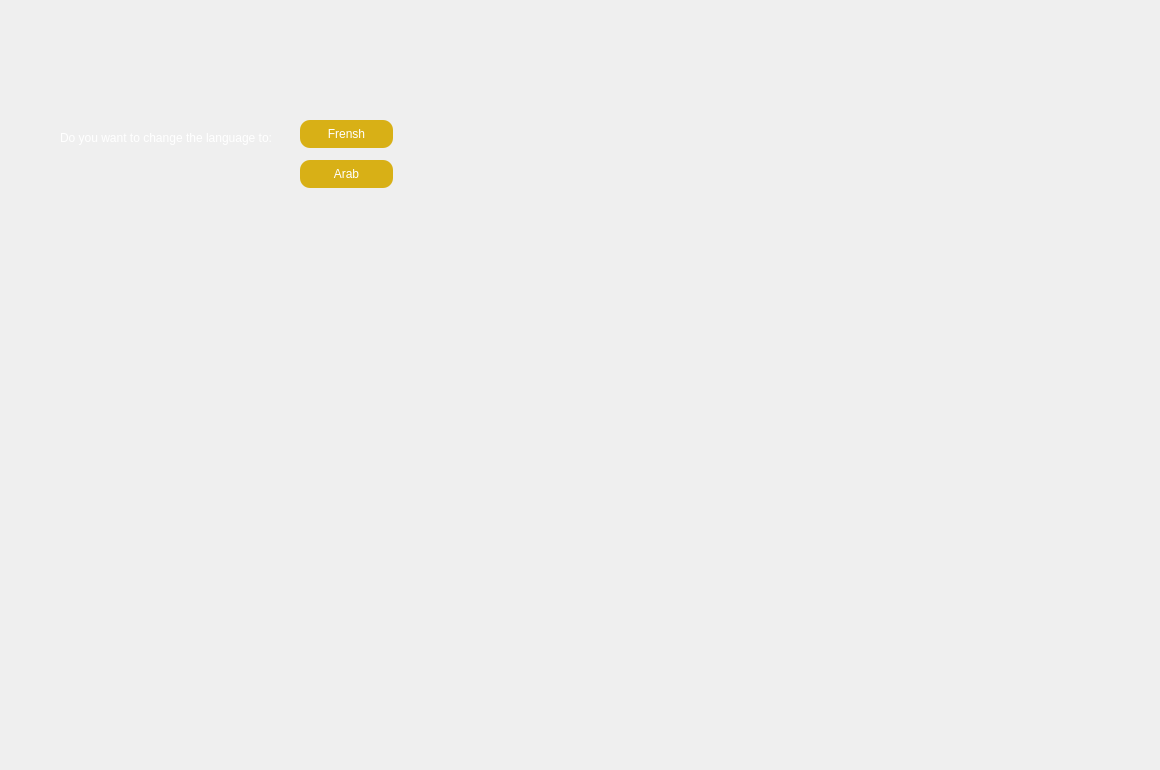
          <widget class="QWidget" name="tab_8">
           <attribute name="title">
            <string>Reception</string>
           </attribute>
           <widget class="QLabel" name="label_40">
            <property name="geometry">
             <rect>
              <x>60</x>
              <y>130</y>
              <width>241</width>
              <height>16</height>
             </rect>
            </property>
            <property name="styleSheet">
             <string notr="true">color: rgb(255, 255, 255);
</string>
            </property>
            <property name="text">
             <string>Do you want to change the language to:</string>
            </property>
           </widget>
           <widget class="QPushButton" name="pushButton_12">
            <property name="geometry">
             <rect>
              <x>300</x>
              <y>120</y>
              <width>93</width>
              <height>28</height>
             </rect>
            </property>
            <property name="styleSheet">
             <string notr="true">color: rgb(255, 255, 255);
background-color:  QLinearGradient(x1: 0, y1: 0, x2: 0, y2: 1, stop: 0#D8B016, stop: 1 #D8B016);
 border-radius: 10;</string>
            </property>
            <property name="text">
             <string>Frensh</string>
            </property>
           </widget>
           <widget class="QPushButton" name="pushButton_16">
            <property name="geometry">
             <rect>
              <x>300</x>
              <y>160</y>
              <width>93</width>
              <height>28</height>
             </rect>
            </property>
            <property name="styleSheet">
             <string notr="true">color: rgb(255, 255, 255);
background-color:  QLinearGradient(x1: 0, y1: 0, x2: 0, y2: 1, stop: 0#D8B016, stop: 1 #D8B016);
 border-radius: 10;</string>
            </property>
            <property name="text">
             <string>Arab</string>
            </property>
           </widget>
           <widget class="QLabel" name="graph_27">
            <property name="geometry">
             <rect>
              <x>-10</x>
              <y>-30</y>
              <width>1151</width>
              <height>761</height>
             </rect>
            </property>
            <property name="text">
             <string/>
            </property>
            <property name="pixmap">
             <pixmap>../../../Downloads/Untitled-1 copy.png</pixmap>
            </property>
           </widget>
           <zorder>graph_27</zorder>
           <zorder>label_40</zorder>
           <zorder>pushButton_12</zorder>
           <zorder>pushButton_16</zorder>
          </widget>
